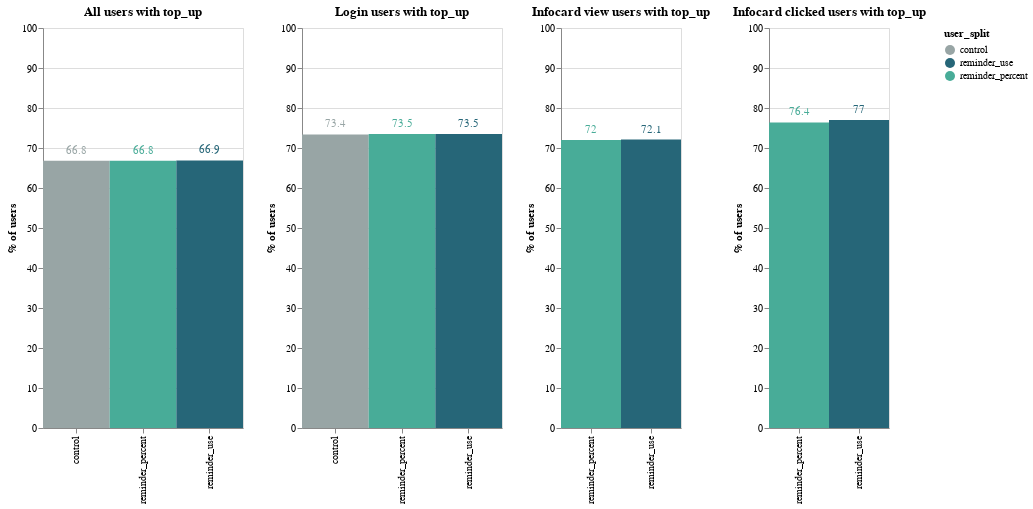

The notebook cell saved with this chart:
### Code cell
# build chart
all_chart = (
    alt.Chart(fifty_perc_top_up_df[fifty_perc_top_up_df["top_up_type"] == "Has Top-up"])
    .mark_rect(size=60)
    .encode(
        x=alt.X("user_split:N", title=None),
        y=alt.Y(
            "perc_all_users:Q", title="% of users", scale=alt.Scale(domain=(0, 100))
        ),
        color=alt.Color(
            "user_split:N",
            scale=color_scale_2,
        ),
    )
    .properties(width=200, height=400, title="All users with top_up")
)

all_text = all_chart.mark_text(
    align="center",
    baseline="middle",
    # Nudges text to right so it doesn't appear on top of the bar
    dy=-10,
).encode(text="perc_all_users:Q")

login_chart = (
    alt.Chart(fifty_perc_top_up_df[fifty_perc_top_up_df["top_up_type"] == "Has Top-up"])
    .mark_rect(size=60)
    .encode(
        x=alt.X("user_split:N", title=None),
        y=alt.Y(
            "perc_login_users:Q", title="% of users", scale=alt.Scale(domain=(0, 100))
        ),
        color=alt.Color(
            "user_split:N",
            scale=color_scale_2,
        ),
    )
    .properties(width=200, height=400, title="Login users with top_up")
)

login_text = login_chart.mark_text(
    align="center",
    baseline="middle",
    # Nudges text to right so it doesn't appear on top of the bar
    dy=-10,
).encode(text="perc_login_users:Q")

infocard_view_chart = (
    alt.Chart(fifty_perc_top_up_df[fifty_perc_top_up_df["top_up_type"] == "Has Top-up"])
    .mark_rect(size=50)
    .encode(
        x=alt.X("user_split:N", title=None),
        y=alt.Y(
            "perc_infocard_view_users:Q",
            title="% of users",
            scale=alt.Scale(domain=(0, 100)),
        ),
        color=alt.Color(
            "user_split:N",
            scale=color_scale_2,
        ),
    )
    .properties(width=120, height=400, title="Infocard view users with top_up")
)

infocard_view_text = infocard_view_chart.mark_text(
    align="center",
    baseline="middle",
    # Nudges text to right so it doesn't appear on top of the bar
    dy=-10,
).encode(text="perc_infocard_view_users:Q")


infocard_clicked_chart = (
    alt.Chart(fifty_perc_top_up_df[fifty_perc_top_up_df["top_up_type"] == "Has Top-up"])
    .mark_rect(size=50)
    .encode(
        x=alt.X("user_split:N", title=None),
        y=alt.Y(
            "perc_infocard_click_users:Q",
            title="% of users",
            scale=alt.Scale(domain=(0, 100)),
        ),
        color=alt.Color(
            "user_split:N",
            scale=color_scale_2,
        ),
    )
    .properties(width=120, height=400, title="Infocard clicked users with top_up")
)

infocard_clicked_text = infocard_clicked_chart.mark_text(
    align="center",
    baseline="middle",
    # Nudges text to right so it doesn't appear on top of the bar
    dy=-10,
).encode(text="perc_infocard_click_users:Q")

all_chart + all_text | login_chart + login_text | infocard_view_chart + infocard_view_text | infocard_clicked_chart + infocard_clicked_text

### Figure 1 — Vega-Lite specification as saved in the notebook (floating-point values rounded to 4 significant figures)
{"config": {"view": {"continuousWidth": 400, "continuousHeight": 300}}, "hconcat": [{"layer": [{"mark": {"type": "rect", "size": 60}, "encoding": {"color": {"type": "nominal", "field": "user_split", "scale": {"domain": ["control", "reminder_use", "reminder_percent"], "range": ["#98A5A5", "#266678", "#48AC98"]}}, "x": {"type": "nominal", "field": "user_split", "title": null}, "y": {"type": "quantitative", "field": "perc_all_users", "scale": {"domain": [0, 100]}, "title": "% of users"}}, "height": 400, "title": "All users with top_up", "width": 200}, {"mark": {"type": "text", "align": "center", "baseline": "middle", "dy": -10}, "encoding": {"color": {"type": "nominal", "field": "user_split", "scale": {"domain": ["control", "reminder_use", "reminder_percent"], "range": ["#98A5A5", "#266678", "#48AC98"]}}, "text": {"type": "quantitative", "field": "perc_all_users"}, "x": {"type": "nominal", "field": "user_split", "title": null}, "y": {"type": "quantitative", "field": "perc_all_users", "scale": {"domain": [0, 100]}, "title": "% of users"}}, "height": 400, "title": "All users with top_up", "width": 200}], "data": {"name": "data-0df4af3bfb290a1fbfc670790c7dd044"}}, {"layer": [{"mark": {"type": "rect", "size": 60}, "encoding": {"color": {"type": "nominal", "field": "user_split", "scale": {"domain": ["control", "reminder_use", "reminder_percent"], "range": ["#98A5A5", "#266678", "#48AC98"]}}, "x": {"type": "nominal", "field": "user_split", "title": null}, "y": {"type": "quantitative", "field": "perc_login_users", "scale": {"domain": [0, 100]}, "title": "% of users"}}, "height": 400, "title": "Login users with top_up", "width": 200}, {"mark": {"type": "text", "align": "center", "baseline": "middle", "dy": -10}, "encoding": {"color": {"type": "nominal", "field": "user_split", "scale": {"domain": ["control", "reminder_use", "reminder_percent"], "range": ["#98A5A5", "#266678", "#48AC98"]}}, "text": {"type": "quantitative", "field": "perc_login_users"}, "x": {"type": "nominal", "field": "user_split", "title": null}, "y": {"type": "quantitative", "field": "perc_login_users", "scale": {"domain": [0, 100]}, "title": "% of users"}}, "height": 400, "title": "Login users with top_up", "width": 200}], "data": {"name": "data-0df4af3bfb290a1fbfc670790c7dd044"}}, {"layer": [{"mark": {"type": "rect", "size": 50}, "encoding": {"color": {"type": "nominal", "field": "user_split", "scale": {"domain": ["control", "reminder_use", "reminder_percent"], "range": ["#98A5A5", "#266678", "#48AC98"]}}, "x": {"type": "nominal", "field": "user_split", "title": null}, "y": {"type": "quantitative", "field": "perc_infocard_view_users", "scale": {"domain": [0, 100]}, "title": "% of users"}}, "height": 400, "title": "Infocard view users with top_up", "width": 120}, {"mark": {"type": "text", "align": "center", "baseline": "middle", "dy": -10}, "encoding": {"color": {"type": "nominal", "field": "user_split", "scale": {"domain": ["control", "reminder_use", "reminder_percent"], "range": ["#98A5A5", "#266678", "#48AC98"]}}, "text": {"type": "quantitative", "field": "perc_infocard_view_users"}, "x": {"type": "nominal", "field": "user_split", "title": null}, "y": {"type": "quantitative", "field": "perc_infocard_view_users", "scale": {"domain": [0, 100]}, "title": "% of users"}}, "height": 400, "title": "Infocard view users with top_up", "width": 120}], "data": {"name": "data-0df4af3bfb290a1fbfc670790c7dd044"}}, {"layer": [{"mark": {"type": "rect", "size": 50}, "encoding": {"color": {"type": "nominal", "field": "user_split", "scale": {"domain": ["control", "reminder_use", "reminder_percent"], "range": ["#98A5A5", "#266678", "#48AC98"]}}, "x": {"type": "nominal", "field": "user_split", "title": null}, "y": {"type": "quantitative", "field": "perc_infocard_click_users", "scale": {"domain": [0, 100]}, "title": "% of users"}}, "height": 400, "title": "Infocard clicked users with top_up", "width": 120}, {"mark": {"type": "text", "align": "center", "baseline": "middle", "dy": -10}, "encoding": {"color": {"type": "nominal", "field": "user_split", "scale": {"domain": ["control", "reminder_use", "reminder_percent"], "range": ["#98A5A5", "#266678", "#48AC98"]}}, "text": {"type": "quantitative", "field": "perc_infocard_click_users"}, "x": {"type": "nominal", "field": "user_split", "title": null}, "y": {"type": "quantitative", "field": "perc_infocard_click_users", "scale": {"domain": [0, 100]}, "title": "% of users"}}, "height": 400, "title": "Infocard clicked users with top_up", "width": 120}], "data": {"name": "data-0df4af3bfb290a1fbfc670790c7dd044"}}], "$schema": "https://vega.github.io/schema/vega-lite/v4.8.1.json", "datasets": {"data-0df4af3bfb290a1fbfc670790c7dd044": [{"user_split": "control", "top_up_type": "Has Top-up", "n_users": 22579, "login_users": 21666, "infocard_view_users": 0, "infocard_clicked_users": 0, "perc_all_users": 66.8, "perc_login_users": 73.4, "perc_infocard_view_users": null, "perc_infocard_click_users": null}, {"user_split": "reminder_percent", "top_up_type": "Has Top-up", "n_users": 11222, "login_users": 10783, "infocard_view_users": 9455, "infocard_clicked_users": 1744, "perc_all_users": 66.8, "perc_login_users": 73.5, "perc_infocard_view_users": 72.0, "perc_infocard_click_users": 76.4}, {"user_split": "reminder_use", "top_up_type": "Has Top-up", "n_users": 11259, "login_users": 10788, "infocard_view_users": 9458, "infocard_clicked_users": 1866, "perc_all_users": 66.9, "perc_login_users": 73.5, "perc_infocard_view_users": 72.1, "perc_infocard_click_users": 77.0}]}}
